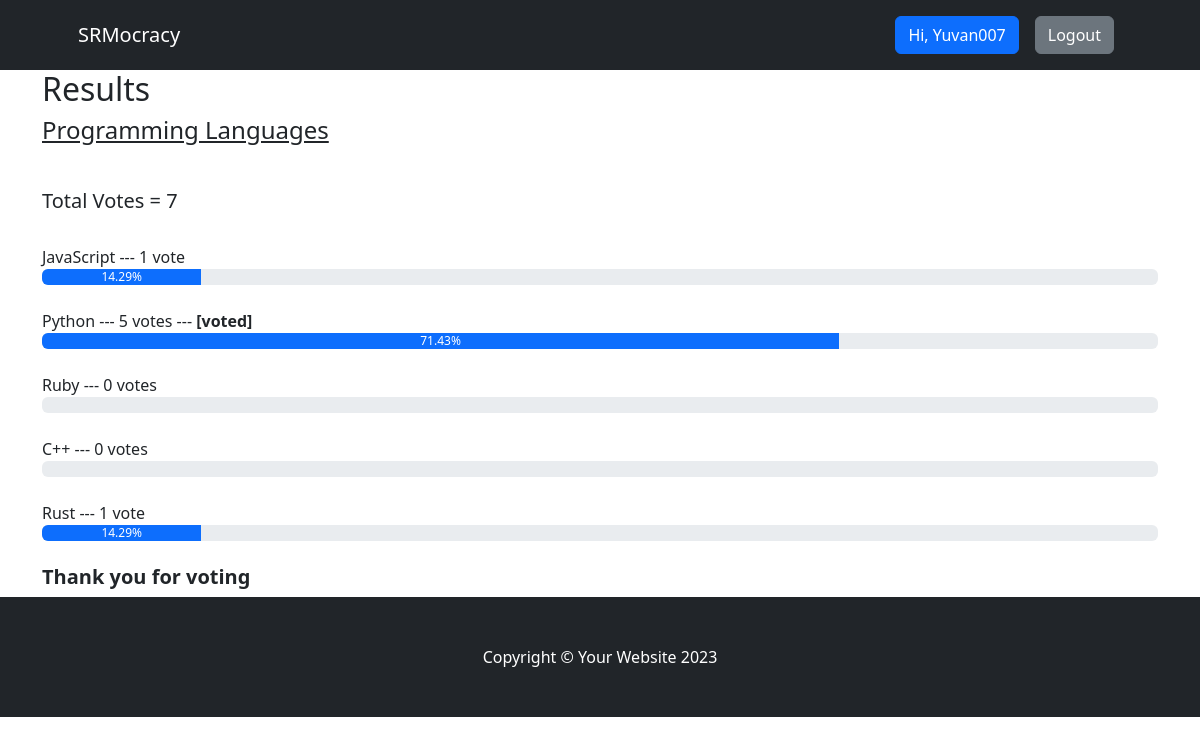
Screenshot of /result/programming-languages (signed in) with the database file from the repository.
### voteapp/models.py (models this page shows, shortened)
class Category(models.Model):
    title = models.CharField(max_length=200)
    slug = models.SlugField(blank=True, null=True)
    description = models.TextField(blank=True, null=True)
    total_vote = models.IntegerField(default=0)
    voters = models.ManyToManyField(User, blank=True)

class CategoryItem(models.Model):
    title = models.CharField(max_length=200)
    total_vote = models.IntegerField(default=0)
    category = models.ForeignKey(Category, on_delete=models.CASCADE, related_name="items")
    voters = models.ManyToManyField(User, blank=True)
    @property
    def percentage_vote(self):
        category_votes = self.category.total_vote
        item_votes = self.total_vote
        if category_votes == 0:
            vote_in_percentage = 0
        else:
            vote_in_percentage = (item_votes/category_votes) * 100
        return vote_in_percentage

### voteapp/views.py (the view)
# urls.py: path("result/<str:slug>", views.result, name="result"),
def result(request, slug):
    category = Category.objects.get(slug=slug)
    items = CategoryItem.objects.filter(category=category)
    context = {"category": category, "items": items}
    return render(request, "result.html", context)

### voteapp/templatetags/custom_filters.py (called while the page is built)
@register.filter(name="has_voted")
def has_voted(user, voters):
    return any(user.id== voter.id for voter in voters)

### voteapp/templates/result.html
{% extends 'base.html' %}
{% block content %}
{% load humanize %}
{% load custom_filters %}
<div class="container result-container">
    <div class="sub-container">
      <h2>Results</h2>
      <h4>{{category.title}}</h4>
      <br>
      <h5>Total Votes = {{category.total_vote}}</h5>
      <br />
      {% for item in items  %}
      {% if request.user|has_voted:item.voters.all %}
      <small>{{item.title}}</strong> --- {{item.total_vote}} vote{{item.total_vote | pluralize:",s"}} ---  <strong>[voted]</strong> </small>
      <div class="progressContainer">
        <div class="progress">
          <div
            class="progress-bar"
            role="progressbar"
            aria-label="Example with label"
            style="width:{{item.percentage_vote | floatformat:2}}%;"
            aria-valuenow="25"
            aria-valuemin="0"
            aria-valuemax="100"
          >
          {{item.percentage_vote | floatformat:2}}%
          </div>
        </div>
      </div>
      <br>
      {% else %}
      <small>{{item.title}}</strong> --- {{item.total_vote}} vote{{item.total_vote | pluralize:",s"}} </small>
      <div class="progressContainer">
        <div class="progress">
          <div
            class="progress-bar"
            role="progressbar"
            aria-label="Example with label"
            style="width:{{item.percentage_vote | floatformat:2}}%;"
            aria-valuenow="25"
            aria-valuemin="0"
            aria-valuemax="100"
          >
          {{item.percentage_vote | floatformat:2}}%
          </div>
        </div>
      </div>
      <br>
      {% endif %}
      {% endfor %}
      <h5 style="font-weight: bold">Thank you for voting</h5>
    </div>
  </div>
{% endblock content %}

### voteapp/templates/base.html (shortened to what this page needs)
<!DOCTYPE html>
{% load static %}
<html lang="en">
<head>
    <link href="https://cdn.jsdelivr.net/npm/bootstrap-icons@1.4.1/font/bootstrap-icons.css" rel="stylesheet" />
    <link rel="stylesheet" href="{% static 'css/bootstrap.css' %}">
    <link rel="stylesheet" href="{% static 'css/style.css' %}">
</head>
<body>
     <nav class="navbar navbar-expand-lg navbar-dark bg-dark">
        <div class="container px-lg-5">
            <a class="navbar-brand" href="{% url 'index'  %}">SRMocracy</a>
            <div class="collapse navbar-collapse" id="navbarSupportedContent">
                <ul class="navbar-nav ms-auto mb-2 mb-lg-0">
                    {% if request.user.is_authenticated %}
                    <li class="nav-item"><a class="nav-link" href="#"><button class="btn btn-primary">Hi, {{request.user.username}}</button></a></li>
                    <li class="nav-item"><a class="nav-link" href="{% url 'logout' %}"><button class="btn btn-secondary">Logout</button></a></li>
                    {% else %}
                    <li class="nav-item"><a class="nav-link" href="{% url 'signin' %}"><button class="btn btn-primary">Login</button></a></li>
                    <li class="nav-item"><a class="nav-link" href="{% url 'signup' %}"><button class="btn btn-primary">SignUp</button></a></li>
                    {% endif %}
                </ul>
            </div>
        </div>
    </nav>
    {% block content %}
    {% endblock content %}
     <footer class="py-5 bg-dark">
        <div class="container"><p class="m-0 text-center text-white">Copyright &copy; Your Website 2023</p></div>
    </footer>
</body>
</html>

### voteapp/static/css/style.css (style rules this page uses)
* { box-sizing: border-box; }
.result-container { display: flex; align-items: center; justify-content: center; }
.sub-container { width: inherit }
.result-container h4 { text-decoration: underline; margin-bottom: 20px; }
.result-container small { font-size: 16px; font-weight: 500; }

### rows the page displays
Category: title "Programming Languages", total_vote "7"
CategoryItem: title "JavaScript", total_vote "1", percentage_vote "14.29"
CategoryItem: title "Python", total_vote "5", total_vote|pluralize "s", percentage_vote "71.43"
CategoryItem: title "Ruby", total_vote "0", total_vote|pluralize "s"
CategoryItem: title "C++", total_vote "0", total_vote|pluralize "s"
CategoryItem: title "Rust", total_vote "1", percentage_vote "14.29"

### other values shown
{{ request.user.username }} "Yuvan007"
